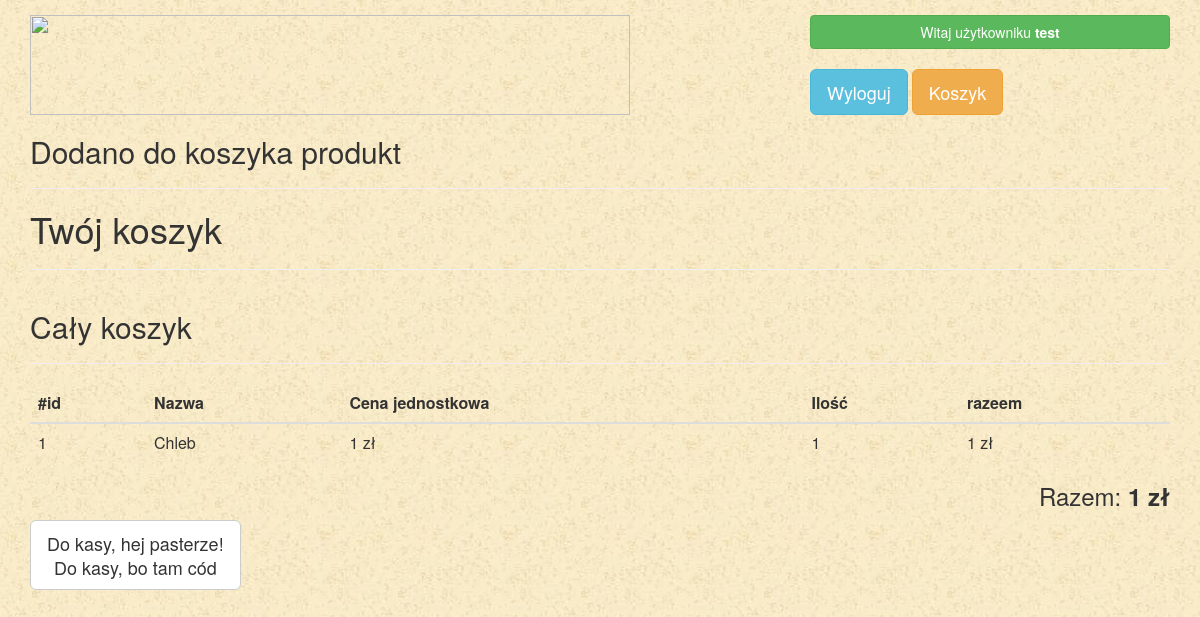
/koszykarz.php?id=1 (signed in), run on the app's committed database.
### tables this page shows
CREATE TABLE IF NOT EXISTS `magazyn` (
  `id_produktu` int(11) NOT NULL,
  `nazwa` text NOT NULL,
  `cena` double NOT NULL,
  `obrazek` text NOT NULL,
  `ilosc` int(11) NOT NULL,
  `opis` text NOT NULL,
  `kategoria` int(11) NOT NULL
);

### koszykarz.php (the view, shortened to what this page needs)
<?php
include ("naglowek.php");
if (isset($_GET['id']) && $_GET['id']!="")
{
    dodaj_do_koszyka($_GET['id']);
    echo "<h2>Dodano do koszyka produkt</h2><hr>";
}
?>
<h1> Twój koszyk</h1>
<hr>
<div class="row">
    <div class="col-md-12">
<h2>Cały koszyk</h2>
<hr>
 <table class="table">
  <thead>
    <tr>
      <th>#id</th>
      <th>Nazwa</th>
      <th>Cena jednostkowa</th>
      <th>Ilość</th>
      <th>razeem
      </th>
    </tr>
  </thead>
    <tbody>
<?php
    for($i = 0; $i<sprawdz_liczbe_w_koszyku(); $i++)
    {
        $przedmiot = $_SESSION['koszyk'][$i];
        echo '<tr>';
        echo "<td>{$przedmiot['id_produktu']}</td>";
        echo "<td>{$przedmiot['nazwa']}</a></td>";
        echo "<td>{$przedmiot['cena']} zł </td>";
        echo "<td>  {$przedmiot['ilosc']} </td>";
        echo "<td>".$przedmiot['ilosc']*$przedmiot['cena']." zł </td>";
        echo '</tr>';
    }
    echo '</tbody></table>';
    echo '<div align="right">';
    echo '<h3>Razem: <b>'.koszyk_suma().' zł</b>';
    echo '</div>';
    echo "<a href='dawaj_mnie_szybko_do_pani_kasjerki_co_ma_donice_za_szynkwasem.php' type='button' class='btn btn-default btn-lg'> Do kasy, hej pasterze! <br> Do kasy, bo tam cód</a>";
?>
</div>
</div>

### data on the page
magazyn: id_produktu "1", nazwa "Chleb", cena "1", ilosc "1", $przedmiot['ilosc']*$przedmiot['cena'] "1"

### other printed values
$_SESSION['login'] "test"
koszyk_suma() "1"
